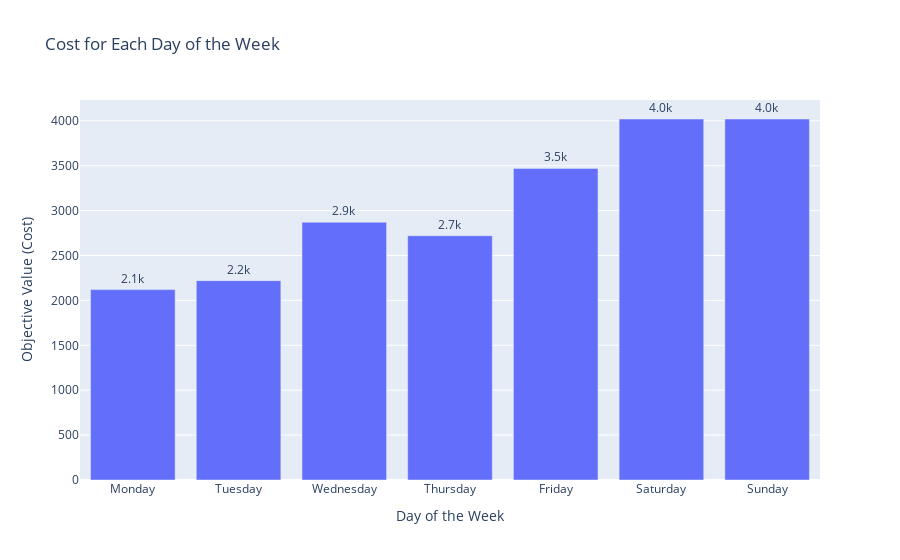

Notebook source saved alongside this figure:
### Code cell
import plotly.express as px
import matplotlib.pyplot as plt


# Create a list of dataframes and objectives(cost function)
dfs = [dfMonday, dfTuesday, dfWedn, dfThur, dfFri, dfSat, dfSun]
objectives = [objectiveMonday, objectiveTuesday, objectiveWedn, objectiveThur, objectiveFri, objectiveSat, objectiveSun]
days = ['Monday', 'Tuesday', 'Wednesday', 'Thursday', 'Friday', 'Saturday', 'Sunday']

# Create a DataFrame for cost data
cost_df = pd.DataFrame({'Day': days, 'Cost': objectives})

# Use plotyl for an interactive plot
fig = px.bar(cost_df, x='Day', y='Cost', text='Cost', title='Cost for Each Day of the Week')
fig.update_traces(texttemplate='%{text:.2s}', textposition='outside')
fig.update_layout(yaxis_title='Objective Value (Cost)', xaxis_title='Day of the Week')

fig.show()

### Figure 1 — Plotly figure (JSON) as saved in the notebook; plotly's stock layout.template omitted (floating-point values rounded to 4 significant figures)
{"data": [{"alignmentgroup": "True", "hovertemplate": "Day=%{x}<br>Cost=%{text}<extra></extra>", "legendgroup": "", "marker": {"color": "#636efa", "pattern": {"shape": ""}}, "name": "", "offsetgroup": "", "orientation": "v", "showlegend": false, "text": [2120, 2220, 2870, 2720, 3470, 4020, 4020], "textposition": "outside", "texttemplate": "%{text:.2s}", "type": "bar", "x": ["Monday", "Tuesday", "Wednesday", "Thursday", "Friday", "Saturday", "Sunday"], "xaxis": "x", "y": [2120, 2220, 2870, 2720, 3470, 4020, 4020], "yaxis": "y"}], "layout": {"barmode": "relative", "legend": {"tracegroupgap": 0}, "title": {"text": "Cost for Each Day of the Week"}, "xaxis": {"anchor": "y", "domain": [0, 1], "title": {"text": "Day of the Week"}}, "yaxis": {"anchor": "x", "domain": [0, 1], "title": {"text": "Objective Value (Cost)"}}}}
